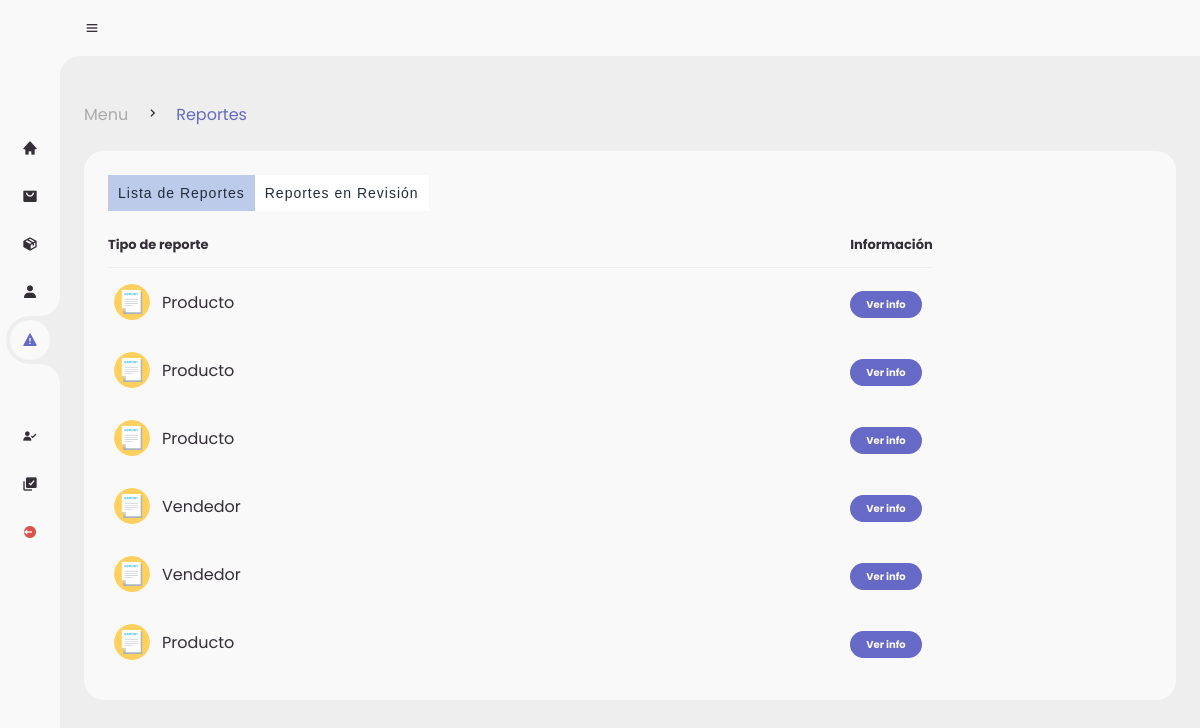
Before: /admin/reports.php (signed in) with the older database file.
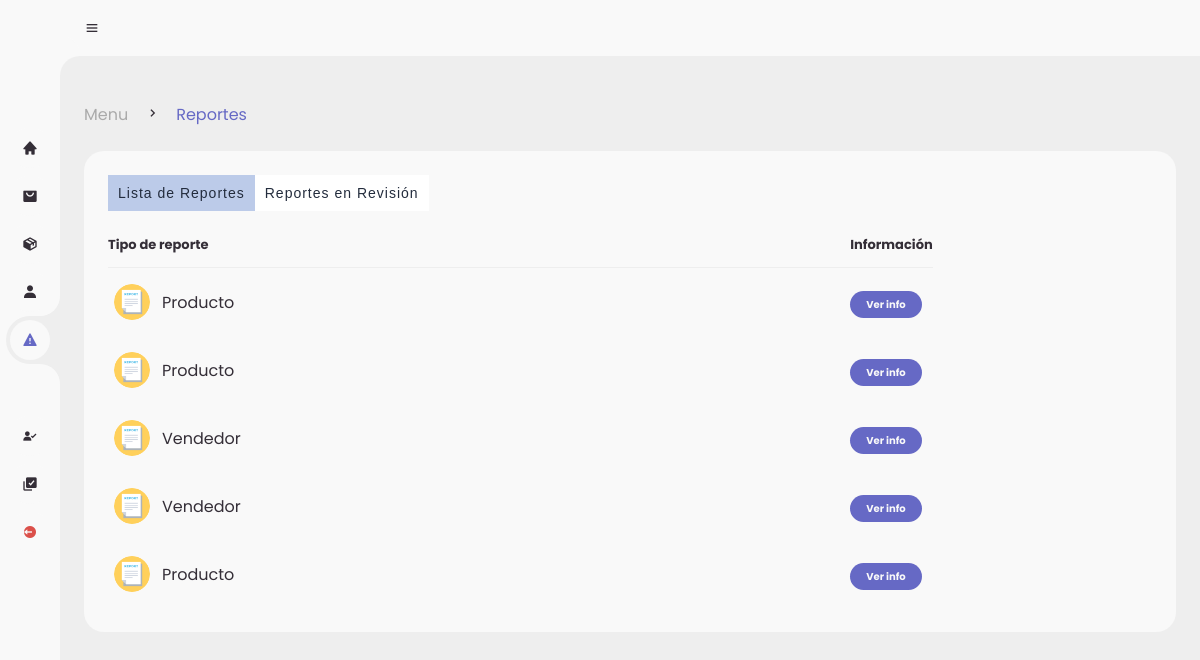
After: the same page with the newer database file.
### tables this page shows
CREATE TABLE `reports` (
  `id_report` int(11) NOT NULL,
  `report` varchar(150) NOT NULL,
  `type` varchar(30) NOT NULL,
  `ID_registro` int(11) DEFAULT NULL,
  `id_product` int(11) DEFAULT NULL,
  `id_star` int(11) DEFAULT NULL,
  `id_comment` int(11) DEFAULT NULL,
  `seller` int(11) DEFAULT NULL,
  `buyer` int(11) DEFAULT NULL,
  `estatus` int(2) NOT NULL
);

### admin/reports.php (the view, shortened to what this page needs)
<!DOCTYPE html>
<?php
include('../global/conexion.php');
?>
<html lang="en">
<head>
	<link href='https://unpkg.com/boxicons@2.0.9/css/boxicons.min.css' rel='stylesheet'>
	<link rel="stylesheet" href="style.css">
	<link rel="stylesheet" href="estilos.css">
</head>
<body>
	<section id="sidebar">
		<a href="./menu.php" class="brand">
		</a>
		<ul class="side-menu top">
			<li >
				<a href="./menu.php">
					<i class='bx bxs-home' ></i>
				</a>
			</li>
			<li >
				<a href="./orders.php">
					<i class='bx bxs-shopping-bag-alt' ></i>
				</a>
			</li>
			<li>
				<a href="./products.php">
					<i class='bx bxs-package'></i>
				</a>
			</li>
			<li>
				<a href="./sellers.php">
					<i class='bx bxs-user' ></i>
				</a>
			</li>
			<li class="active">
				<a href="./reports.php">
					<i class='bx bxs-error' ></i>
				</a>
			</li>
		</ul>
		<ul class="side-menu">
			<li>
				<a href="./reg-vendedores.php">
					<i class='bx bxs-user-check' ></i>
				</a>
			</li>
			<li>
				<a href="./reg-productos.php">
					<i class='bx bxs-select-multiple' ></i>
				</a>
			</li>
			<li>
				<a href="../global/logout.php" class="logout">
					<i class='bx bxs-log-out-circle' ></i>
				</a>
			</li>
		</ul>
	</section>
	<section id="content">
		<nav>
			<i class='bx bx-menu' ></i>
		</nav>
		<main>
		<div class="head-title">
				<div class="left">
					<ul class="breadcrumb">
						<li>
							<a href="./menu.php">Menu</a>
						</li>
						<li><i class='bx bx-chevron-right' ></i></li>
						<li>
							<a class="active" href="./reports.php">Reportes</a>
						</li>
					</ul>
				</div>
			</div>
<div class="table-data">
	<div class="order wrapper">
 <div class="buttonWrapper">
  <button class="tab-button active"  data-id="list">Lista de Reportes</button>
  <button class="tab-button"  data-id="other-list">Reportes en Revisión</button>
</div>
 <div class="contentWrapper">
 	 <table class="content active" id="list">
						<thead>
							<tr>
								<th>Tipo de reporte</th>
								<th>Información</th>
							</tr>
						</thead>
						<tbody>
						<?php
							$query = mysqli_query($conn,"SELECT * FROM reports WHERE estatus = 0");
							while($row = mysqli_fetch_array($query)){
						?>
							<tr>
								<td>
									<img src="../assets/utilities/reporte.png">
									<p><?php echo $row['type']?></p>
								</td>
								<td><a href="./pages/det-reports.php?report=<?php echo $row['id_report']?>"><span class="status completed">Ver info</span></a></td>
							</tr>
						<?php }?>
						</tbody>
					</table>
 </div>
</div>
</div>
		</main>
	</section>
</body>
</html>

Changed rows visible on the page:
no longer on this page (row edited): reports: type "Producto"
